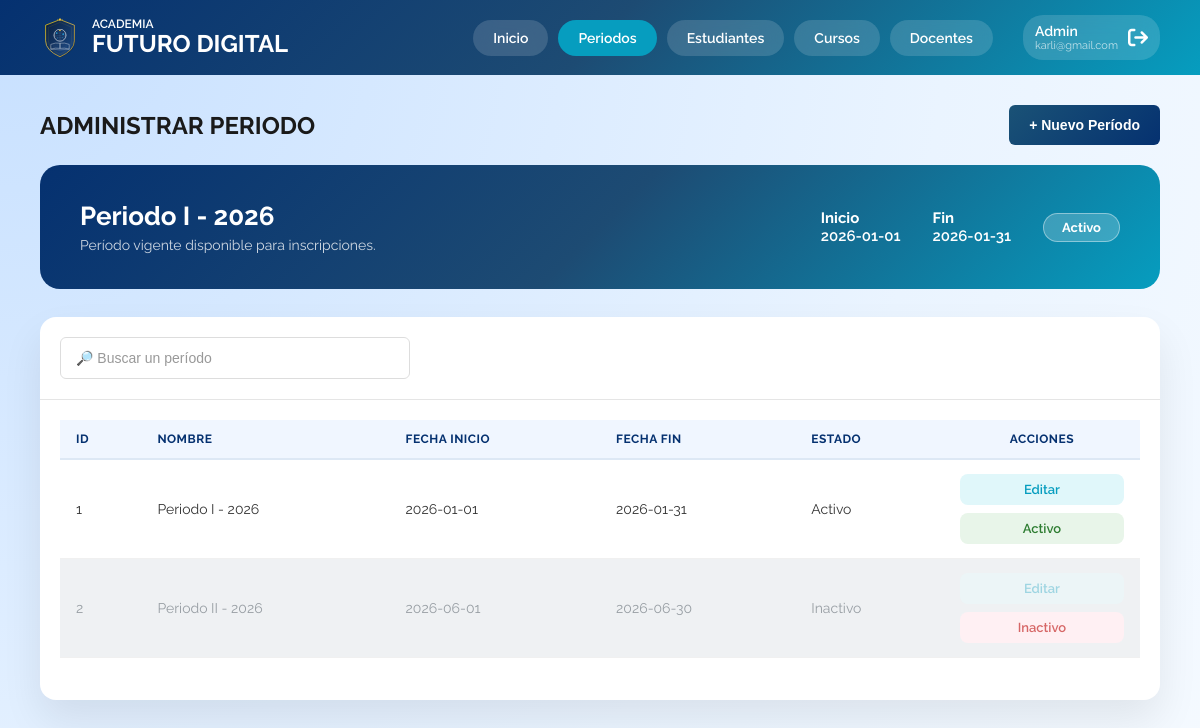
Before: /admin-periodos.php (signed in) with the older database file.
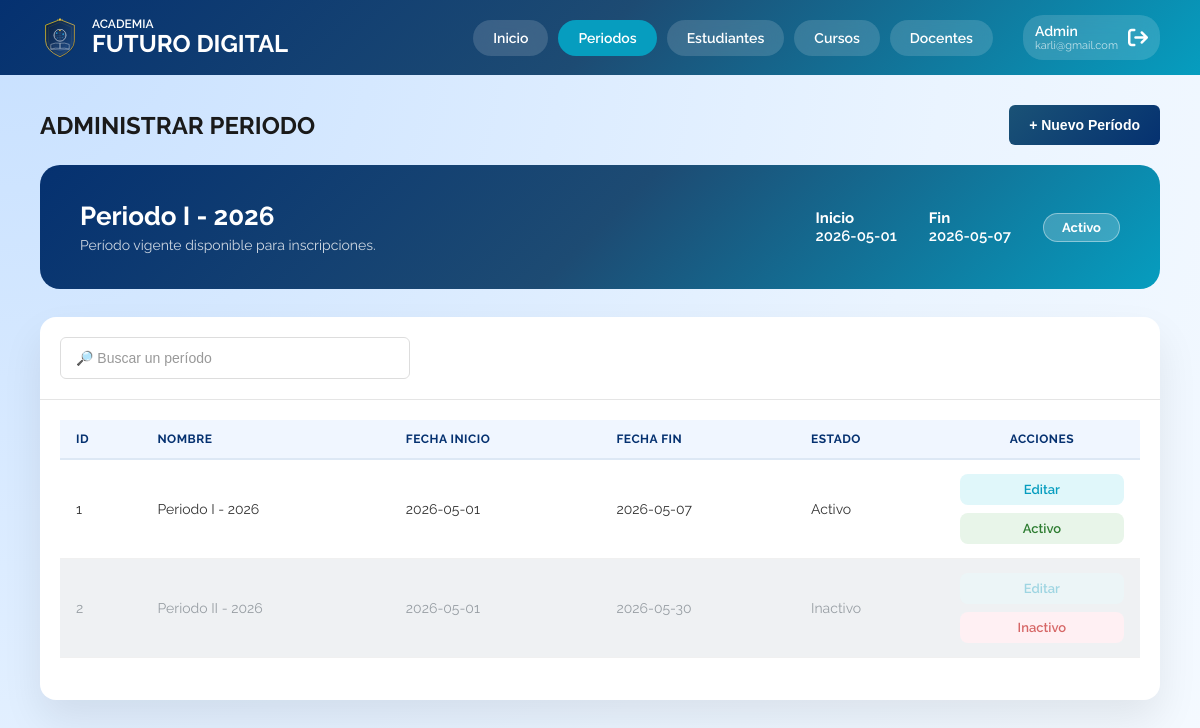
After: the same page with the newer database file.
### tables this page shows
CREATE TABLE `PeriodoInscripcion` (
    `id` int PRIMARY KEY NOT NULL AUTO_INCREMENT,
    `nombre` varchar(100) NOT NULL,
    `fechaInicio` date NOT NULL,
    `fechaFin` date NOT NULL,
    `estado` tinyint(1) DEFAULT '0'
);

### mostrar-tabla-periodos.php (the view)
<?php
include('includes/conexion.php');
$sql = "SELECT id, nombre, fechaInicio, fechaFin, estado
        FROM PeriodoInscripcion
        ORDER BY estado DESC, id DESC";
$resultado = mysqli_query($conexion, $sql);
if (mysqli_num_rows($resultado) > 0):
?>
<table class="data-table mobile-cards">
    <thead>
        <tr>
            <th>ID</th>
            <th>Nombre</th>
            <th>Fecha inicio</th>
            <th>Fecha fin</th>
            <th>Estado</th>
            <th>Acciones</th>
        </tr>
    </thead>
    <tbody>
        <?php while($p = mysqli_fetch_assoc($resultado)):
            $esActivo = ($p['estado'] == 1);
        ?>
        <tr data-id="<?php echo $p['id']; ?>">
            <td data-label="ID"><?php echo $p['id']; ?></td>
            <td data-label="Nombre"><?php echo htmlspecialchars($p['nombre']); ?></td>
            <td data-label="Fecha inicio"><?php echo htmlspecialchars($p['fechaInicio']); ?></td>
            <td data-label="Fecha fin"><?php echo htmlspecialchars($p['fechaFin']); ?></td>
            <td data-label="Estado">
                <?php echo $esActivo ? 'Activo' : 'Inactivo'; ?>
            </td>
            <td data-label="Acciones" class="acciones-cell">
                <div class="acciones-texto">
                    <a
                        href="#"
                        class="link-accion abrir-modal-periodo"
                        data-id="<?php echo $p['id']; ?>"
                        data-nombre="<?php echo htmlspecialchars($p['nombre']); ?>"
                        data-fecha_inicio="<?php echo htmlspecialchars($p['fechaInicio']); ?>"
                        data-fecha_fin="<?php echo htmlspecialchars($p['fechaFin']); ?>"
                        onclick="return false;"
                    >
                        Editar
                    </a>
                    <a
                        href="#"
                        class="link-accion btn-toggle-estado <?php echo $esActivo ? 'estado-activo' : 'estado-inactivo'; ?>"
                    >
                        <?php echo $esActivo ? 'Activo' : 'Inactivo'; ?>
                    </a>
                </div>
            </td>
        </tr>
        <?php endwhile; ?>
    </tbody>
</table>
<?php else: ?>
    <div class="mensaje-vacio">No hay períodos registrados.</div>
<?php endif; ?>

### admin-periodos.php (shortened to what the changed rows need)
<?php
include('includes/conexion.php');
$sql_activo = "SELECT nombre, fechaInicio, fechaFin, estado
               FROM PeriodoInscripcion
               WHERE estado = 1
               LIMIT 1";
$result_activo = mysqli_query($conexion, $sql_activo);
$periodo_activo = mysqli_fetch_assoc($result_activo);
?>
<!DOCTYPE html>
<html lang="es">
<head>
    <link rel="stylesheet" href="https://cdnjs.cloudflare.com/ajax/libs/font-awesome/6.4.0/css/all.min.css">
    <link rel="stylesheet" href="css/stylesAdmin.css">
</head>
<body class="raleway-all">
    <main class="main">
        <div class="page-header">
            <h1 class="titulo">ADMINISTRAR PERIODO</h1>
        </div>
        <div class="banner">
            <div class="banner-texto">
                <h1><?php echo $periodo_activo ? htmlspecialchars($periodo_activo['nombre']) : 'Sin período activo'; ?></h1>
                <p>
                    <?php if ($periodo_activo): ?>
                        Período vigente disponible para inscripciones.
                    <?php else: ?>
                        Activa o crea un nuevo período para que los estudiantes puedan inscribirse.
                    <?php endif; ?>
                </p>
            </div>
            <div class="periodo-info">
                <div class="periodo-fechas">
                    <div>
                        <p><strong>Inicio</strong><br>
                            <?php echo $periodo_activo ? htmlspecialchars($periodo_activo['fechaInicio']) : '—'; ?>
                        </p>
                    </div>
                    <div>
                        <p><strong>Fin</strong><br>
                            <?php echo $periodo_activo ? htmlspecialchars($periodo_activo['fechaFin']) : '—'; ?>
                        </p>
                    </div>
                </div>
            </div>
        </div>
        <div class="card">
            <div class="tabla-placeholder">
                <?php include('mostrar-tabla-periodos.php'); ?>
            </div>
        </div>
    </main>
</body>
</html>

Changed rows visible on the page:
changed periodoinscripcion "Periodo I - 2026": fechaInicio "2026-01-01" → "2026-05-01"; fechaFin "2026-01-31" → "2026-05-07"
changed periodoinscripcion "Periodo II - 2026": fechaInicio "2026-06-01" → "2026-05-01"; fechaFin "2026-06-30" → "2026-05-30"
